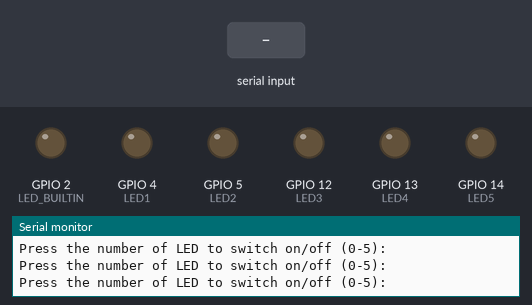
Recording of a program running on a simulated ESP32. Parts: output pins drawn as LEDs (lit = HIGH), the last lines printed to the serial monitor. The inputs (shaded band) are chosen by the test bench.

Above: at 2.8 s.
2.9 s: "0" received over Serial
At 3.5 s:
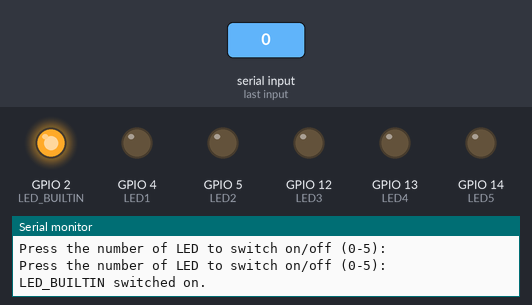
4.5 s: "1" received over Serial
At 5.7 s:
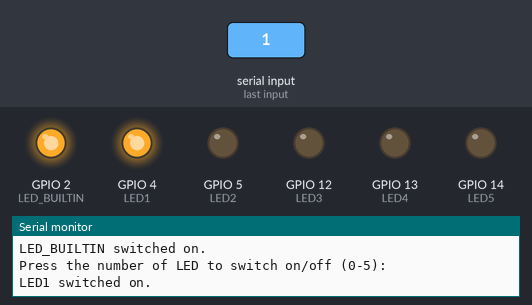
6.5 s: "3" received over Serial
At 7.9 s:
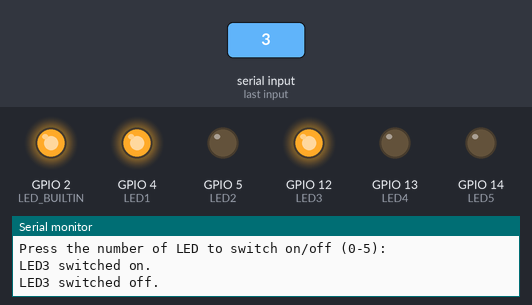
8.6 s: "5" received over Serial
At 10.0 s:
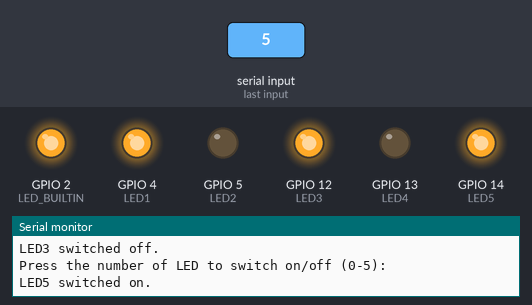
10.6 s: "2" received over Serial
At 12.2 s:
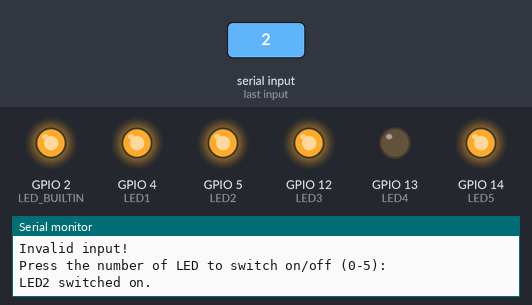
12.7 s: "4" received over Serial
At 14.4 s:
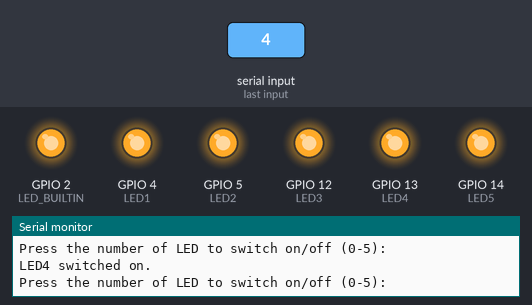
Timing chart, 0 to 15.7 s (numbered marks = the images above; inputs shaded):
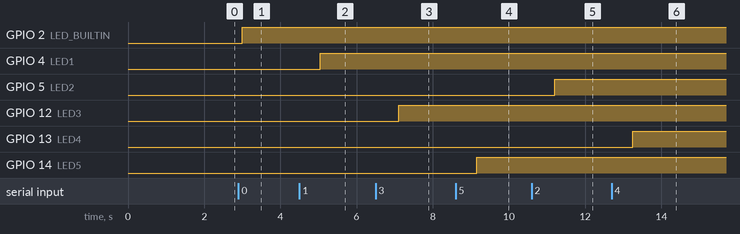

The program:

main.cpp
```cpp
/*
 * @Author: error: error: git config user.name & please set dead value or install git && error: git config user.email & please set dead value or install git & please set dead value or install git
 * @Date: 2025-04-28 18:09:08
 * @LastEditors: error: error: git config user.name & please set dead value or install git && error: git config user.email & please set dead value or install git & please set dead value or install git
 * @LastEditTime: 2025-04-28 19:12:09
 * @FilePath: \homework2_task1\src\main.cpp
 * @Description: 这是默认设置,请设置`customMade`, 打开koroFileHeader查看配置 进行设置: https://github.com/OBKoro1/koro1FileHeader/wiki/%E9%85%8D%E7%BD%AE
 */
#include <Arduino.h>

int LED_BUILTIN = 2;
int LED1 = 4;  // GPIO4
int LED2 = 5;  // GPIO5
int LED3 = 12; // GPIO12
int LED4 = 13; // GPIO13
int LED5 = 14; // GPIO14
void setup() {
  pinMode(LED_BUILTIN, OUTPUT);
  pinMode(LED1, OUTPUT);
  pinMode(LED2, OUTPUT);
  pinMode(LED3, OUTPUT);
  pinMode(LED4, OUTPUT);
  pinMode(LED5, OUTPUT);
  Serial.begin(115200);
}

void loop() {
  if(Serial.available() > 0)
  {
    char c = Serial.read();
    switch (c)
    {
    case '0':
      digitalWrite(LED_BUILTIN, !digitalRead(LED_BUILTIN));
      delay(50); // 确保状态稳定
      if(digitalRead(LED_BUILTIN))
      {
      Serial.println("LED_BUILTIN switched on.");
      }
      else
      {
      Serial.println("LED_BUILTIN switched off.");
      }
      delay(1000);
      break;
    case '1':
      digitalWrite(LED1, !digitalRead(LED1));
      delay(50); // 确保状态稳定
      if(digitalRead(LED1))
      {
      Serial.println("LED1 switched on.");
      }
      else
      {
      Serial.println("LED1 switched off.");
      }
      delay(1000);
      break;
    case '2':
      digitalWrite(LED2, !digitalRead(LED2));
      delay(50); // 确保状态稳定
      if(digitalRead(LED2))
      {
      Serial.println("LED2 switched on.");
      }
      else
      {
      Serial.println("LED2 switched off.");
      }
      delay(1000);
      break;
    case '3':
      digitalWrite(LED3, !digitalRead(LED3));
      delay(50); // 确保状态稳定
      if(digitalRead(LED3))
      {
      Serial.println("LED3 switched on.");
      }
      {
      Serial.println("LED3 switched off.");
      }
      delay(1000);
      break;
    case '4':
      digitalWrite(LED4, !digitalRead(LED4));
      delay(50); // 确保状态稳定
      if(digitalRead(LED4))
      {
      Serial.println("LED4 switched on.");
      }
      else
      {
      Serial.println("LED4 switched off.");
      }
      delay(1000);
      break;
    case '5':
      digitalWrite(LED5, !digitalRead(LED5));
      delay(50); // 确保状态稳定
      if(digitalRead(LED5))
      {
      Serial.println("LED5 switched on.");
      }
      else
      {
      Serial.println("LED5 switched off.");
      }
      delay(1000);
    default:
      Serial.println("Invalid input!");
      break;
    }
  }
  else
  {
    Serial.println("Press the number of LED to switch on/off (0-5):");
    delay(1000);
  }
}
```

Measured:
- after the input at 2.9 s, GPIO 2 (LED_BUILTIN): LOW → HIGH after 0.10 s
- after the input at 4.5 s, GPIO 4 (LED1): LOW → HIGH after 0.55 s
- after the input at 6.5 s, GPIO 12 (LED3): LOW → HIGH after 0.60 s
- after the input at 8.6 s, GPIO 14 (LED5): LOW → HIGH after 0.55 s
- after the input at 10.6 s, GPIO 5 (LED2): LOW → HIGH after 0.60 s
- after the input at 12.7 s, GPIO 13 (LED4): LOW → HIGH after 0.55 s
